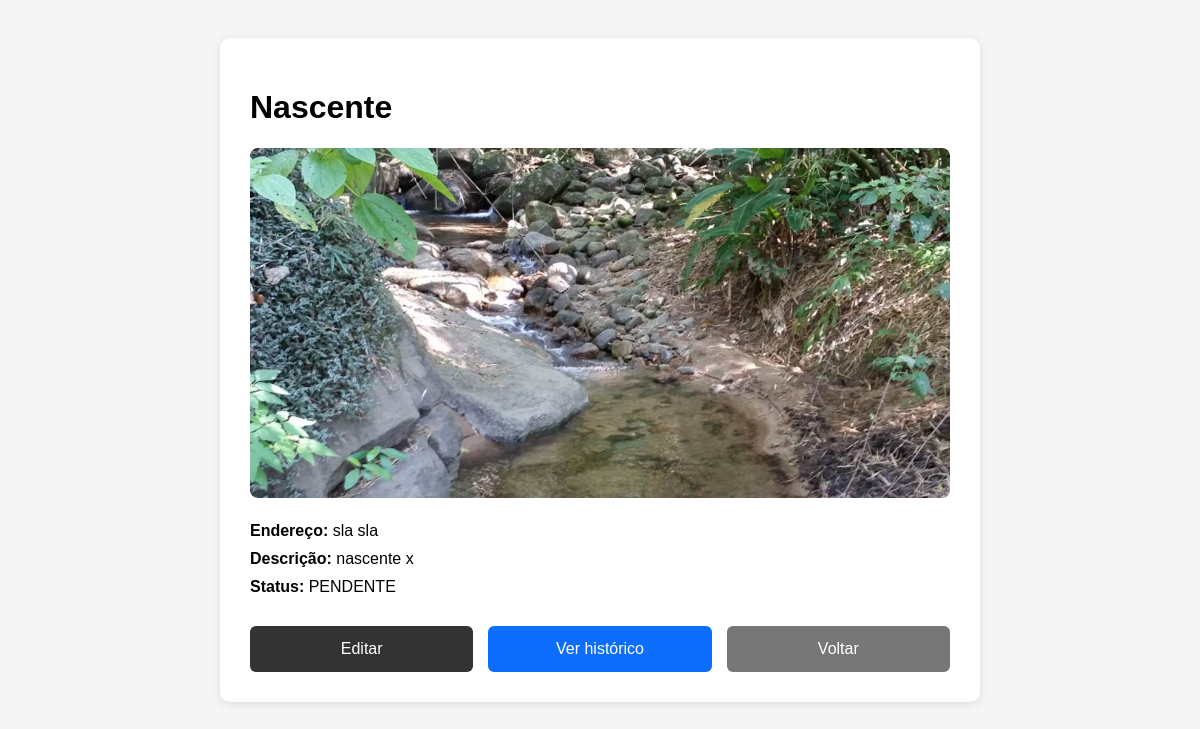
The page /dashboard/nascentes/1 on the database as committed earlier.
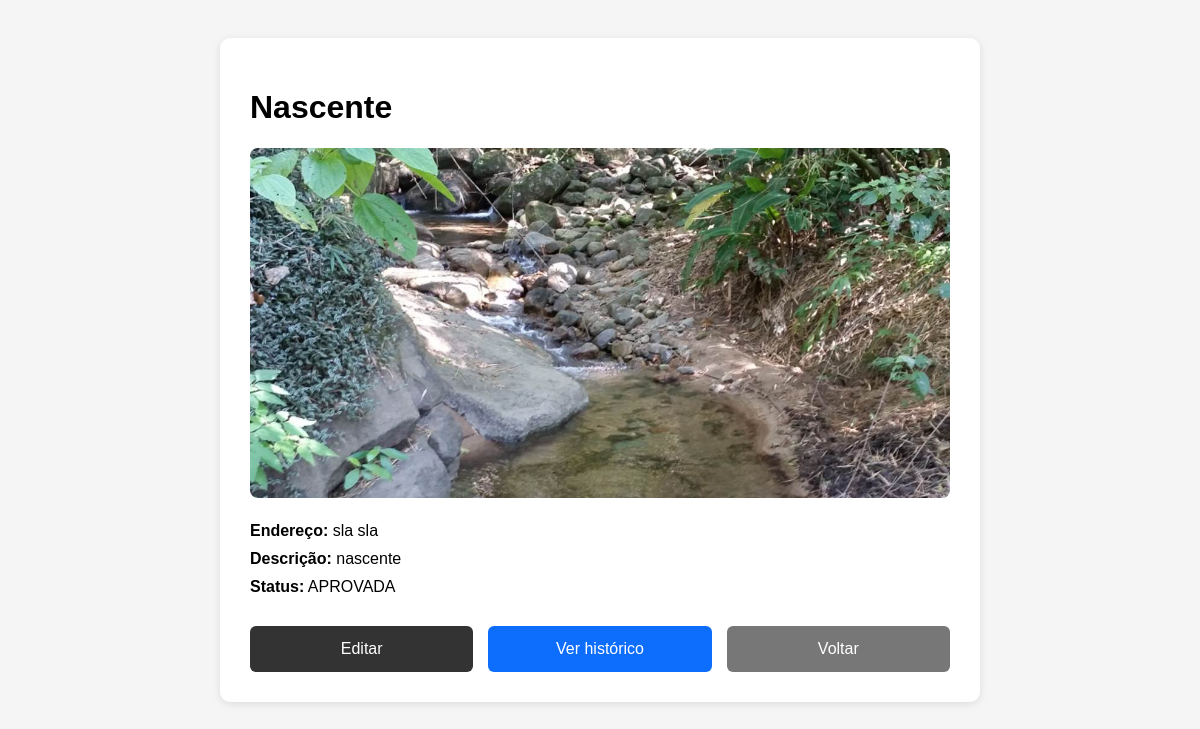
The same page on the database as committed later.
### app/models/nascente.py (models this page shows, shortened)
class Nascente(db.Model):
    __tablename__ = "nascente"
    id = db.Column(db.Integer, primary_key=True)
    endereco = db.Column(db.String(255), nullable=False)
    latitude = db.Column(db.Float, nullable=False)
    longitude = db.Column(db.Float, nullable=False)
    dataRegistro = db.Column(db.DateTime, nullable=False, default=db.func.now())
    imagem = db.Column(db.String(255), nullable=False)
    descricao = db.Column(db.Text, nullable=True)
    status = db.Column(db.Text, nullable=False)
    visitas = db.relationship("VisitaNascente", back_populates="nascente", cascade="all, delete-orphan", order_by="desc(VisitaNascente.dataVisita)")

### app/app.py (the view)
@app.route("/dashboard/nascentes/<int:id>")
def detalhesNascente(id):
    nascente = buscarNascentePorId(id)
    return render_template("detalhesNascente.html",nascente=nascente)

### app/dao/nascente/readNascente.py (called while the page is built)
def buscarNascentePorId(id):
    try:
        nascente = db.session.get(Nascente, id)
        if not nascente:
            return {"erro": "Nascente não encontrada."}
        return nascente
    except Exception as e:
        return {"erro": str(e)}

### app/templates/detalhesNascente.html (shortened to what this page needs)
<!DOCTYPE html>
<html lang="pt-BR">
<head>
</head>
<body>
<div class="container">
<h1>Nascente</h1>
<img src="{{ url_for('static', filename='uploads/' + nascente.imagem) }}">
<div class="info">
<p><strong>Endereço:</strong> {{ nascente.endereco }}</p>
<p><strong>Descrição:</strong> {{ nascente.descricao }}</p>
<p><strong>Status:</strong> {{ nascente.status }}</p>
</div>
<div class="acoes">
<a
class="botao editar"
href="{{ url_for('editarNascente', id=nascente.id) }}">
Editar
</a>
<a
class="botao historico"
href="{{ url_for('historicoNascente', id=nascente.id) }}">
Ver histórico
</a>
<a
class="botao voltar"
href="{{ url_for('dashboardNascentes') }}">
Voltar
</a>
</div>
</div>
</body>
</html>

Rows that differ between the two databases and show on the page:
changed Nascente "sla sla": descricao "nascente x" → "nascente"; status "PENDENTE" → "APROVADA"
